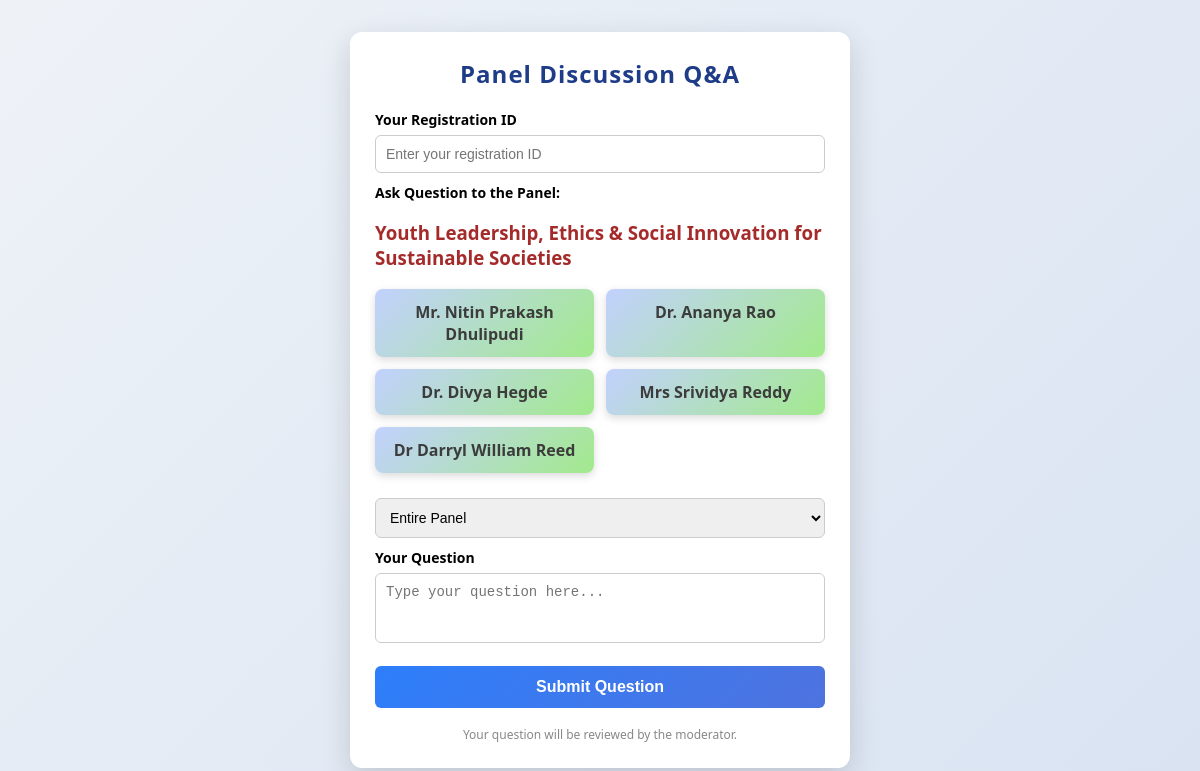
Screenshot of /panel/4/ with the database file from the repository.
### food/models.py (models this page shows, shortened)
class Panel(models.Model):
    name = models.CharField(max_length=200)
    day = models.IntegerField()

class Panelist(models.Model):
    panel = models.ForeignKey(Panel, on_delete=models.CASCADE)
    name = models.CharField(max_length=200)

### food/views.py (the view, shortened to what this page needs)
# urls.py: path("panel/<int:panel_id>/", views.submit_question, name="submit_question"),
def submit_question(request, panel_id):
    panel = Panel.objects.get(id=panel_id)
    panelists = Panelist.objects.filter(panel=panel)
    context = {
        "panel": panel,
        "panelists": panelists
    }
    return render(request, "panel.html", context)

### food/templates/panel.html (shortened to what this page needs)
<!DOCTYPE html>
<html lang="en">
<head>
</head>
<body>
<div class="container">
<h2>Panel Discussion Q&A</h2>
<form class="question-form" method="POST">
<label>Your Registration ID</label>
<input type="text" name="regid" required maxlength="20" placeholder="Enter your registration ID">
<label>Ask Question to the Panel:</label>
<h3 style="color: brown;">{{ panel.name }}</h3>
<div class="panel-members">
{% for p in panelists %}
<div class="member">
{{ p.name }}
</div>
{% endfor %}
</div>
<select name="to" required>
<option value="panel">Entire Panel</option>
</select>
<label>Your Question</label>
<textarea name="question" rows="3" required placeholder="Type your question here..."></textarea>
<button type="submit">Submit Question</button>
</form>
<div class="footer">
Your question will be reviewed by the moderator.
</div>
</div>
</body>
</html>

### food/templates/panel.html (style rules this page uses)
* { box-sizing:border-box; }
body { font-family: "Segoe UI", Arial, sans-serif; margin:0; background:linear-gradient(135deg,#eef2f7,#d9e3f2); min-height:100vh; display:flex; align-items:center; justify-content:center; }
.container { max-width:500px; width:95%; background:white; border-radius:12px; padding:25px; box-shadow:0 10px 30px rgba(0,0,0,0.15); animation:fadeIn 0.6s ease; }
h2 { text-align:center; margin-top:0; color:#1f3c88; letter-spacing:1px; }
.panel-members { display:grid; grid-template-columns:1fr 1fr; gap:12px; margin-bottom:25px; }
.member { background:linear-gradient(135deg,#c2d1fe,#a2ea8c); color:rgb(60, 60, 60); padding:12px; border-radius:8px; text-align:center; font-weight:600; box-shadow:0 3px 8px rgba(0,0,0,0.15); transition:transform 0.2s; }
.question-form label { display:block; font-weight:600; margin-bottom:6px; margin-top:10px; font-size:14px; }
.question-form input, .question-form select, .question-form textarea { width:100%; padding:10px; border-radius:6px; border:1px solid #ccc; font-size:14px; transition:all 0.2s; }
textarea { resize:none; }
button { width:100%; margin-top:18px; padding:12px; background:linear-gradient(135deg,#2d7efb,#4e73df); border:none; border-radius:6px; font-size:16px; font-weight:bold; color:white; cursor:pointer; transition:all 0.25s; }
.footer { text-align:center; margin-top:18px; font-size:12px; color:#888; }

### rows the page displays
Panel: name "Youth Leadership, Ethics & Social Innovation for Sustainable Societies"
Panelist: name "Mr. Nitin Prakash Dhulipudi"
Panelist: name "Dr. Ananya Rao"
Panelist: name "Dr. Divya Hegde"
Panelist: name "Mrs Srividya Reddy"
Panelist: name "Dr Darryl William Reed"
